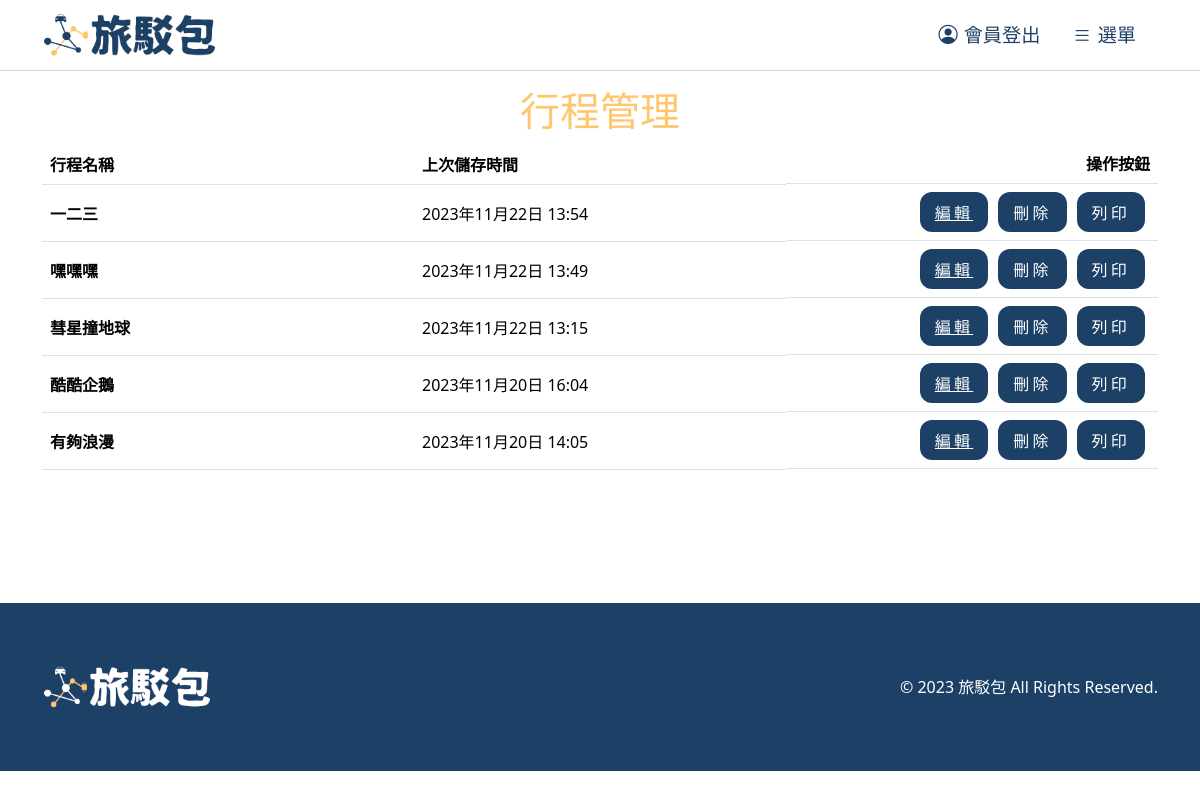
The app's page /trip_list/ (signed in) with its own data.
### first/models.py (models this page shows, shortened)
class Trip(models.Model):
    user = models.ForeignKey(User, on_delete=models.SET_NULL, null=True, blank=True)
    title = models.CharField(max_length=255, null=True, blank=True)  # 新增行程名稱欄位
    locations = models.TextField()  # 這裡存儲地點信息，可以根據實際需求調整
    datetime = models.DateTimeField(auto_now_add=True, null=True, blank=True)

### first/views.py (the view)
# urls.py: path('trip_list/', views.trip_list, name='trip_list'),
@login_required
def trip_list(request):
    trips = Trip.objects.filter(user=request.user).order_by('-datetime')
    context = {'trips': trips}
    return render(request, 'trip_list.html', context)

### templates/trip_list.html (shortened to what this page needs)
<head>
</head>
<body>
  {% include 'includes/header.html' %}
  {% block content %}
  <div class="container min-height">
      <div class="yellotitle center mt-3">
          <h1>行程管理</h1>
      </div>
      <table class="table table-hover align-middle">
        <thead>
          <tr>
              <th scope="col" class="col-md-4">行程名稱</th>
              <th scope="col" class="col-md-4">上次儲存時間</th>
              <th scope="col" class="d-flex justify-content-end">操作按鈕</th>
          </tr>
        </thead>
      {% if trips %}
      {% for trip in trips %}
        <tbody>
            <tr>
                <th scope="row">{{ trip.title }}</th>
                <td>{{ trip.datetime|date:"Y年n月j日 G:i" }}</td>
                <td class="d-flex justify-content-end triplist">
                  <a href="{% url 'trip_detail' trip.id %}"  class="btnTable">編輯</a>
                  <button class="delete-button btnTable" data-trip-id="{{ trip.id }}">刪除</button>
                  <button class="btnTable">列印</button>
                </td>
            </tr>
        </tbody>
          {% endfor %}
        {% else %}
        <p>您尚未儲存任何行程</p>
        {% endif %}
      </table>
  </div>
  {% endblock %}
  {% include 'includes/footer.html' %}
</body>

### static/css/style.css (style rules this page uses)
.btnTable { width: 100%; padding: 8px 0; letter-spacing: 0.2rem; color: #fff; background: #1D4067; border-radius: 12px; border-style: none; margin: 2px 0; }
@media screen and (min-width:768px) { .btnTable { width: auto; padding: 8px 15px; margin: 0 5px; } }

### static/css/share.css (style rules this page uses)
.center { display: flex; justify-content: center; text-align: center; align-items: center; }
.yellotitle { color: #FFC66E; font-weight: bold; }
.min-height { min-height:500px; }

### records on screen
Trip: title "一二三", datetime "2023年11月22日 13:54"
Trip: title "嘿嘿嘿", datetime "2023年11月22日 13:49"
Trip: title "彗星撞地球", datetime "2023年11月22日 13:15"
Trip: title "酷酷企鵝", datetime "2023年11月20日 16:04"
Trip: title "有夠浪漫", datetime "2023年11月20日 14:05"
